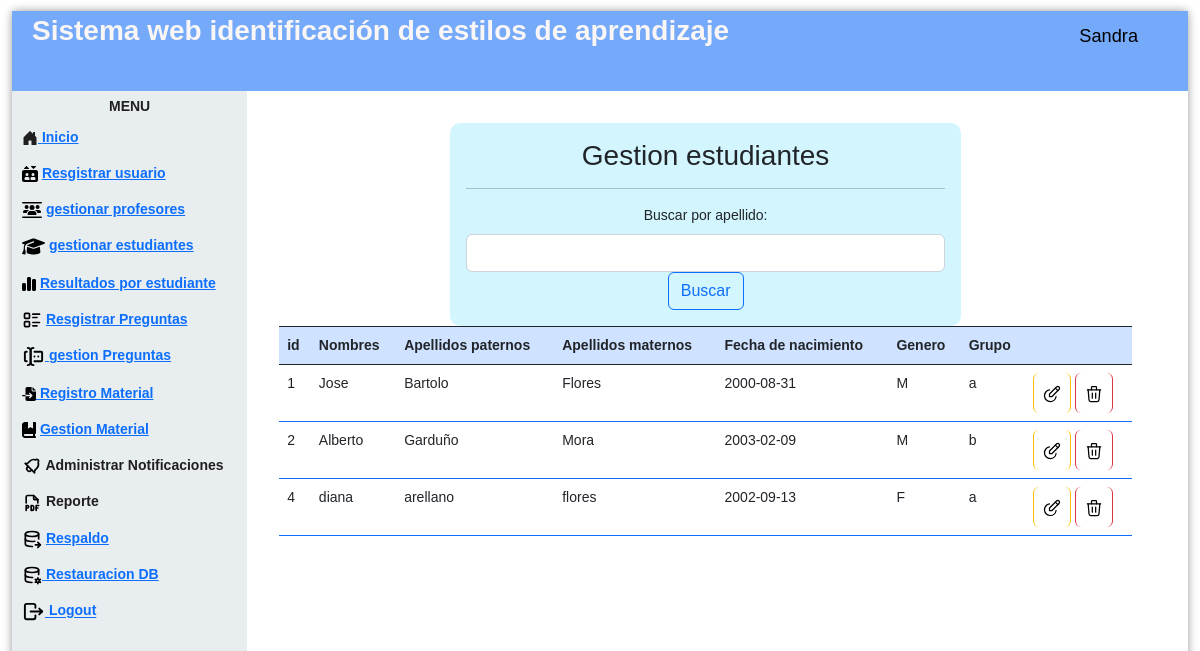
Page /gestionEs.php (signed in) on the committed database.
### tables this page shows
CREATE TABLE `estudiante` (
  `idEstudiante` int(11) NOT NULL AUTO_INCREMENT,
  `nombre` varchar(45) NOT NULL,
  `apellidoPaterno` varchar(45) NOT NULL,
  `apellidoMaterno` varchar(45) DEFAULT NULL,
  `fechaNaci` date NOT NULL,
  `genero` varchar(5) NOT NULL,
  `correo` varchar(45) NOT NULL,
  `contraseña` varchar(100) NOT NULL,
  `grupo` varchar(1) NOT NULL,
  PRIMARY KEY (`idEstudiante`)
);

### gestionEs.php (the view, shortened to what this page needs)
<?php
  include "controlador/eliminarE.php";
  ?>
<!DOCTYPE html>
<html lang="en">
<head>
    <link href="https://cdn.jsdelivr.net/npm/bootstrap@5.2.2/dist/css/bootstrap.min.css" rel="stylesheet">
    <link href='css/nav.css' rel='stylesheet' type='text/css'>
    <link href='css/formulario.css' rel='stylesheet' type='text/css'>
</head>
<body>
<div class="page">
  <div class="pageHeader">
    <div class="title">Sistema web identificación de estilos de aprendizaje</div>
    <div class="userPanel"><span class="username" style="color:#000000";><i class="fa-solid fa-user-large"></i></svg>
          <?php   echo  $_SESSION["nombre"];
            ?></span></div>
  </div>
  <div class="main">
    <div class="nav">
      <div class="menu">
      <div class="title"><center>Menu</center></div>
      <ul>
          <li><a href="controlador/loginrol.php"> Inicio<a></li>
          <li>
            <a href="registroUs.php"> Resgistrar usuario<a></li>
          <li>
            <a href="gestionPr.php">gestionar profesores<a></li>
            <li>
          <a href="gestionEs.php"> gestionar estudiantes<a></li>
          <li>
            <a href="estudiantesGraficas.php">Resultados por estudiante<a></li>
          <li>   <a href="registroPregunta.php"> Resgistrar Preguntas<a></li>
          <li><a href="gestionPreguntas.php"> gestion Preguntas<a></li>
          <li>
            <a href="registroMaterial.php">   Registro Material<a>
          </li>
          <li> <a href="gestionMaterial.php">  Gestion Material<a> </li>
          <li>  Administrar Notificaciones</li>
          <li>  Reporte</li>
          <li> <a href="generaR.php"> Respaldo<a></li>
          <li><a href="respaldo"> Restauracion DB<a></li>
          <li><a href="controlador/cerrarsesion.php"> Logout<a></li>
        </ul>
      </div>
    </div>
    <div class="view col-12 p-3 ">
      <div class="container-fluid row">
        <div class="col-12 p-3">
        <form action="" method="get" class="col-10 p-3 m-auto formulario">
        <h3>Gestion estudiantes</h3>
           <hr    color="#000000";>
          <label for="buscarNombre" class="form-label">Buscar por apellido:</label>
          <input type="text" class="form-control" id="buscarNombre" name="buscarNombre">
          <button type="submit" class="btn btn-outline-primary">Buscar</button>
        </form>
        <?php
        include "modelo/conexion.php";
        $filtroNombre = isset($_GET['buscarNombre']) ? $_GET['buscarNombre'] : '';
        if (!empty($filtroNombre)) {
          $sql = $conexion->query("SELECT * FROM estudiante WHERE apellidoPaterno LIKE '%$filtroNombre%'");
        } else {
          $sql = $conexion->query("SELECT * FROM estudiante");
        }
        ?>
        <table class="table">
          <thead class="table bg-light text-dark table-striped table-bordered border-dark table-primary">
            <tr>
              <th scope="col">id</th>
              <th scope="col">Nombres</th>
              <th scope="col">Apellidos paternos</th>
              <th scope="col">Apellidos maternos</th>
              <th scope="col">Fecha de nacimiento</th>
              <th scope="col">Genero</th>
              <th scope="col">Grupo</th>
              <th scope="col"></th>
            </tr>
          </thead>
          <tbody class="table table table-striped table-hover table-bordered border-primary">
            <?php
              while($datos=$sql->fetch_object()){?>
            <tr>
              <td><?= $datos->idEstudiante ?></td>
              <td><?= $datos->nombre ?></td>
              <td><?= $datos->apellidoPaterno ?></td>
              <td><?= $datos->apellidoMaterno ?></td>
              <td><?= $datos->fechaNaci ?></td>
              <td><?= $datos->genero ?></td>
              <td><?= $datos->grupo ?></td>
              <td>
                <a href="modificacionE.php?id=<?= $datos->idEstudiante ?>" class="btn btn-small btn-warning">
                </a>
                <a onclick="return eliminar()" href="gestionEs.php?id=<?= $datos->idEstudiante ?>"  class="btn btn-small btn-danger" >
                </a>
              </td>
            </tr>
            <?php }
              ?>
          </tbody>
        </table>
      </div>
    </div>
    </div>
  </div>
</div>
</body>
</html>

### css/nav.css (style rules this page uses)
html { background-image: url(http://www.ultraimg.com/images/2UeGfhZ.jpg); }
body { padding: 0px; margin: 0px; font-family: "Open Sans"; font-size: 14px; }
.page { position: absolute; width: 98%; height: 98%; left: 1%; top: 1%; background-color: rgba(255, 255, 255, 0.7); -moz-border-radius: 4px; -webkit-border-radius: 4px; border-radius: 4px; -moz-box-shadow: 0 0 10px 0 rgba(0, 0, 0, 0.4); -webkit-box-shadow: 0 0 10px 0 rgba(0, 0, 0, 0.4); box-shadow: 0 0 10px 0 rgba(0, 0, 0, 0.4); }
.pageHeader { width: 100%; height: 80px; line-height: 50px; background-color: #75a9f9; color: rgb(250, 246, 246); -moz-box-sizing: border-box; -webkit-box-sizing: border-box; box-sizing: border-box; padding: 5px 20px; vertical-align: middle; }
.pageHeader .title { width: 70%; float: left; line-height: 30px; font-size: 2em; font-weight: 700; }
.pageHeader .userPanel { width: 30%; float: right; }
.pageHeader .userPanel .username { float: right; line-height: 40px; padding: 0px 20px; font-weight: 400; font-size: 1.3em; color:#201f1f; }
.main { position: relative; width: 100%; height: 100%; clear: both; background-color: white; }
.main .nav { width: 20%; height: 100%; float: left; background-color: rgba(227, 234, 235, 0.8); }
.main .nav .menu { width: 100%; margin: 5px; color: #201f1f; }
.main .nav .menu .title { font-weight: 700; font-size: 1em; text-transform: uppercase; }
.main .nav .menu ul { padding-left: 0px; }
.main .nav .menu ul li { cursor: pointer; list-style: none; margin: 5px 0px; padding: 5px 0px; font-weight: 600; margin-right: 10px; padding-left: 5px; -moz-border-radius: 4px; -webkit-border-radius: 4px; border-radius: 4px; transition: 0.25s all; }
.main .view { position: relative; overflow: hidden; }
.main .view ,img { float: right; padding-top: 3%; width: 80%; }
.view ,table { align-items: center; }

### css/formulario.css (style rules this page uses)
* { transition: .4s; box-sizing: border-box; font-family: 'arial'; }
body { background: rgba(255, 255, 255, 0.8); }
.formulario { width: 60%; margin: auto; text-align: center; background: #4dd7fa3f; padding-top: 30px; border-radius: 10px; }

### rows in the picture
estudiante: idEstudiante "1", nombre "Jose", apellidoPaterno "Bartolo", apellidoMaterno "Flores", fechaNaci "2000-08-31", genero "M", grupo "a"
estudiante: idEstudiante "2", nombre "Alberto", apellidoPaterno "Garduño", apellidoMaterno "Mora", fechaNaci "2003-02-09", genero "M", grupo "b"
estudiante: idEstudiante "4", nombre "diana", apellidoPaterno "arellano", apellidoMaterno "flores", fechaNaci "2002-09-13", genero "F", grupo "a"

### other values in the picture
$_SESSION["nombre"] "Sandra"
